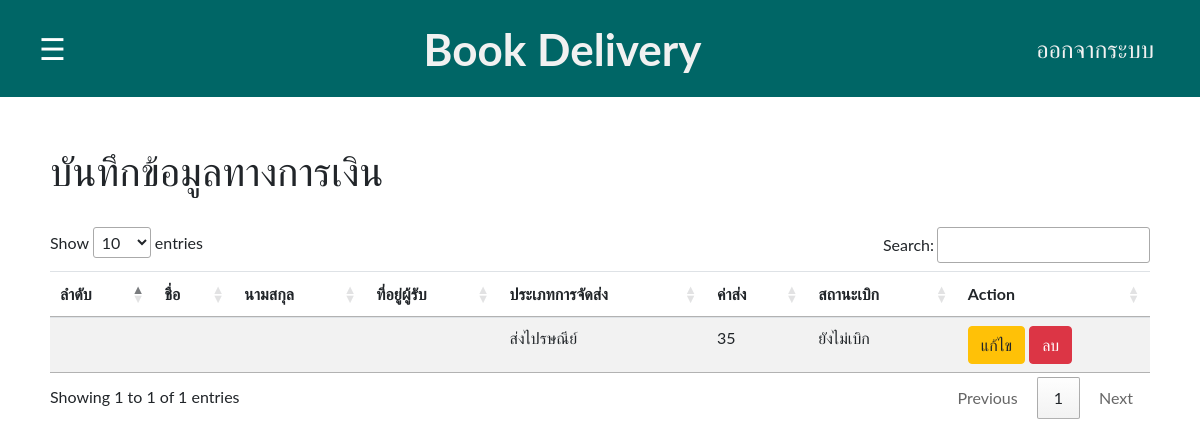
Screenshot of /manage_price.php (signed in) with the database file from the repository.
### tables this page shows
CREATE TABLE `price` (
  `price_id` int(10) NOT NULL,
  `price_status_id` int(10) NOT NULL,
  `price_type` enum('มอเตอร์ไซค์รับจ้าง','ส่งไปรษณีย์') NOT NULL,
  `price_value` int(11) NOT NULL,
  `price_withdraw` enum('เบิก','ยังไม่เบิก') NOT NULL
);

### manage_price.php (the view, shortened to what this page needs)
<?php
if(isset($_SESSION['super_admin_login']) or isset($_SESSION['admin_login'])){
?>
<!DOCTYPE html>
<html lang="en">
<head>
    <link rel="stylesheet" href="https://maxcdn.bootstrapcdn.com/bootstrap/4.0.0/css/bootstrap.min.css">
    <link rel="stylesheet" href="https://cdn.datatables.net/1.11.4/css/jquery.dataTables.min.css">
</head>
<body>
<?php
include('side-nav-bar.php');
?>
<div style="padding:50px">
    <h1>บันทึกข้อมูลทางการเงิน</h1><br>
    <table id="userInfo" class="table table-striped">
            <thead>
                <th>ลำดับ</th>
                <th>ชื่อ</th>
                <th>นามสกุล</th>
                <th>ที่อยู่ผู้รับ</th>
                <th>ประเภทการจัดส่ง</th>
                <th>ค่าส่ง</th>
                <th>สถานะเบิก</th>
                <th>Action</th>
            </thead>
            <tbody>
                <?php
                $stmt = $conn->query("SELECT * FROM price");
                $stmt->execute();
                $price = $stmt->fetchAll();
                foreach ($price as $user_price) {
                ?>
                    <tr>
                        <td><?php echo $user_price['user_date'] ?></td>
                        <td><?php echo $user_price['user_name'] ?></td>
                        <td><?php echo $user_price['user_surname'] ?></td>
                        <td><?php echo $user_price['user_address'] ?></td>
                        <td><?php echo $user_price['price_type'] ?></td>
                        <td><?php echo $user_price['price_value'] ?></td>
                        <td><?php echo $user_price['price_withdraw'] ?></td>
                        <td>
                            <a href=" " class = "btn btn-warning">แก้ไข</a>
                            <a href=" " class = "btn btn-danger" onclick="return confirm('ต้องการลบข้อมูลหรือไม่?');">ลบ</a>
                        </td>
                    </tr>
                <?php
                }
                ?>
            </tbody>
    </table>
    </body>
</html>
<?php $pdo = null;
}
else{
    $_SESSION['error']='กรุณาเข้าสู่ระบบ';
      header('location: login.php');
}
?>

### css/side-nav-bar.css (style rules this page uses)
body { font-family: "Lato", sans-serif; }

### rows the page displays
price: price_type "ส่งไปรษณีย์", price_value "35", price_withdraw "ยังไม่เบิก"
